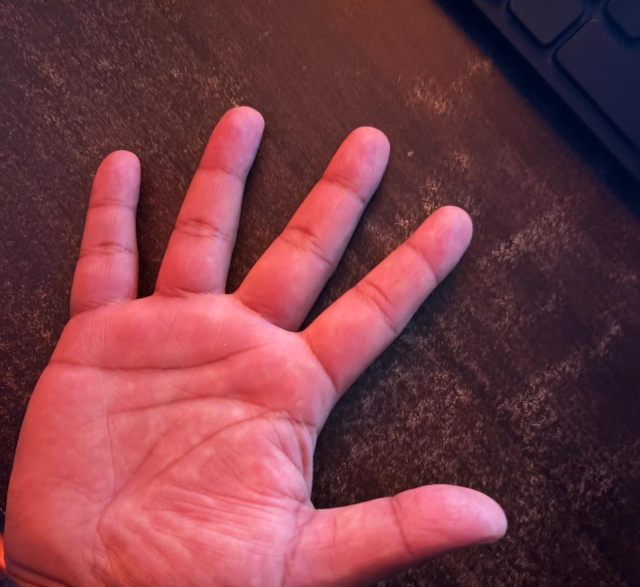
#> input picture dataset/person_1/p1_palm12.jpeg, 1280 x 1173 px (shown at 1/2 size); its folder holds only this picture in this run
$ jupyter execute --allow-errors test.ipynb
#> lines starting #> are read from the running program, lines starting #| are printed output that depends on the picture; after the words box and inside, x2 and y2 are one past the last pixel; in counts of white or black regions, pixels touching at a corner belong together
#> further down, img is the input picture: shape (1173, 1280, 3); mean B, G, R 69.7, 60, 120.3
[cell 1]
import os
import cv2
import numpy as np
import matplotlib.pyplot as plt

from sklearn.model_selection import train_test_split
from tensorflow.keras.utils import to_categorical
from tensorflow.keras.models import Sequential
from tensorflow.keras.layers import Conv2D, MaxPooling2D, Dense, Flatten, Dropout, BatchNormalization
from tensorflow.keras.preprocessing.image import ImageDataGenerator
from tensorflow.keras.optimizers import Adam

[cell 2]
DATASET_PATH = "dataset"   # dataset/person_name/image.jpg
IMG_SIZE = 128
BATCH_SIZE = 16
EPOCHS = 25

[cell 3]
def preprocess_palm_image(img, IMG_SIZE=128, debug=False):
    # 1. Resize large images (stability)
#> called with IMG_SIZE = 128, debug = True
    img = cv2.resize(img, (512, 512))
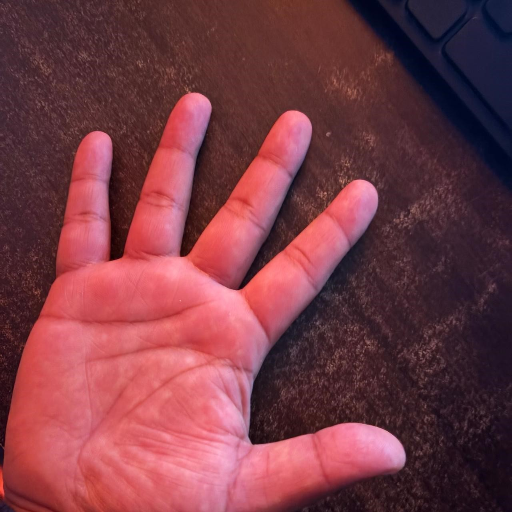
#> img: shape (512, 512, 3); mean of channels 0, 1, 2 69.6, 59.9, 120.2; drawn as B, G, R

    # 2. Convert to grayscale
    gray = cv2.cvtColor(img, cv2.COLOR_BGR2GRAY)
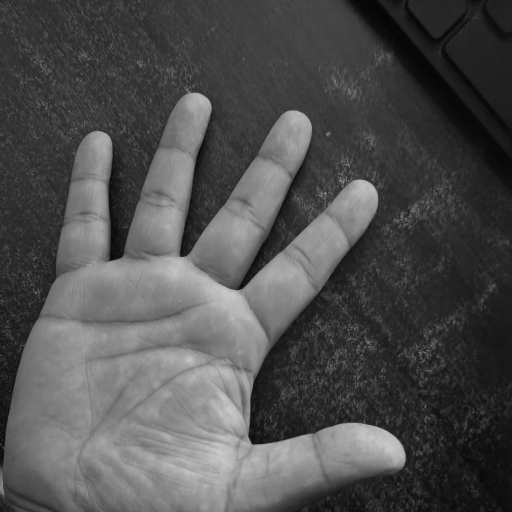
#> gray: shape (512, 512); min 5, max 205, mean 79.1

    # 3. Noise removal
    blurred = cv2.GaussianBlur(gray, (5, 5), 0)

    # 4. Otsu thresholding
    _, thresh = cv2.threshold(
        blurred, 0, 255, cv2.THRESH_BINARY + cv2.THRESH_OTSU
    )
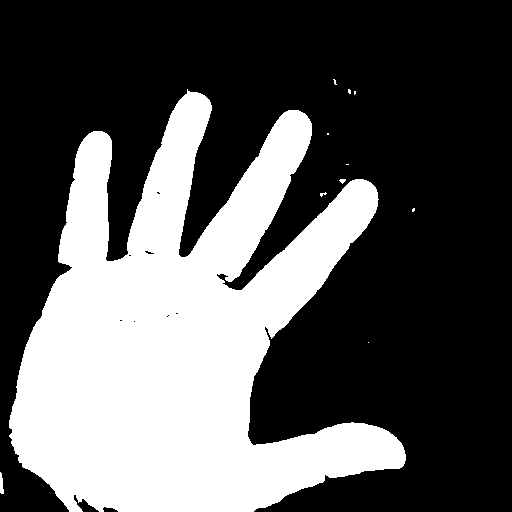
#> thresh: shape (512, 512); 34.9% white; 11 white regions (8 under 20 px), largest, box (x1, y1, x2, y2) and area: (9, 89, 406, 512) 91418, (0, 472, 4, 494) 63, (339, 179, 346, 184) 22

    # 5. Morphological cleanup
    kernel = cv2.getStructuringElement(cv2.MORPH_ELLIPSE, (5, 5))
    thresh = cv2.morphologyEx(thresh, cv2.MORPH_CLOSE, kernel, iterations=2)
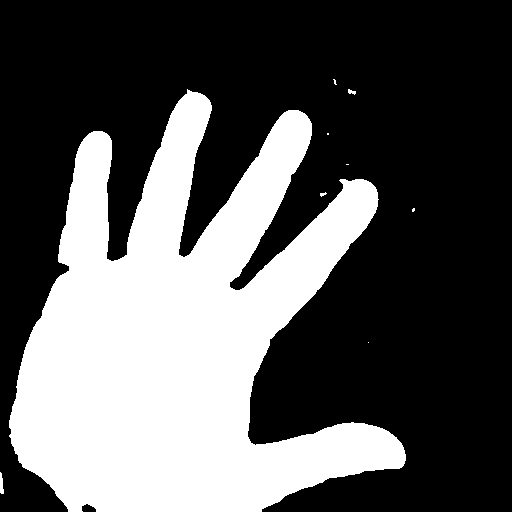
#> thresh: shape (512, 512); 35.1% white; 9 white regions (6 under 20 px)

    # 6. Find contours (hand region)
    contours, _ = cv2.findContours(
        thresh, cv2.RETR_EXTERNAL, cv2.CHAIN_APPROX_SIMPLE
    )
#> contours = 9 contours, 7 with area under 20; largest, box (x1, y1, x2, y2) and area: (9, 89, 406, 512) 90714, (0, 472, 4, 494) 40

    if len(contours) == 0:
        return None

    largest = max(contours, key=cv2.contourArea)
#> largest = contour of 1034 points, box (x1, y1, x2, y2) (9, 89, 406, 512), area 90714
    x, y, w, h = cv2.boundingRect(largest)
#> x = 9; y = 89; w = 397; h = 423

    # 7. Crop ROI
    roi = gray[y:y+h, x:x+w]
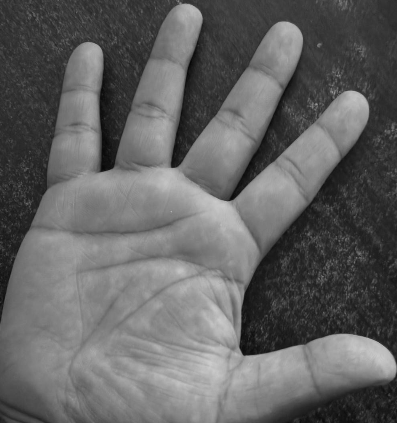
#> roi: shape (423, 397); min 7, max 205, mean 99

    # 8. CLAHE enhancement
    clahe = cv2.createCLAHE(clipLimit=2.0, tileGridSize=(8, 8))
    enhanced = clahe.apply(roi)
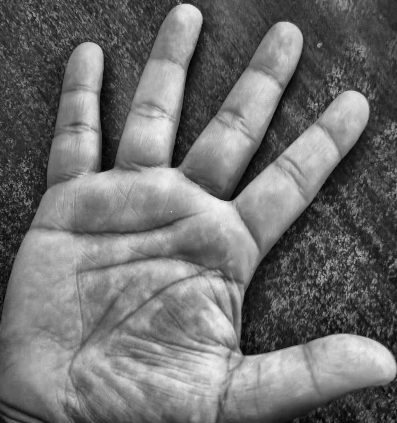
#> enhanced: shape (423, 397); min 3, max 242, mean 111.8

    # 9. Resize & normalize
    resized = cv2.resize(enhanced, (IMG_SIZE, IMG_SIZE))
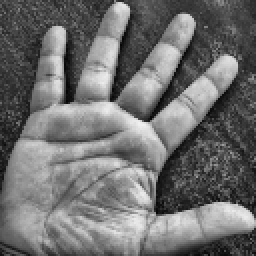
#> resized: shape (128, 128) (shown 2 times larger); min 4, max 241, mean 111.7
    normalized = resized / 255.0

    if debug:
        return gray, thresh, roi, enhanced, resized

    return normalized.reshape(IMG_SIZE, IMG_SIZE, 1)

[cell 4]
sample_class = os.listdir(DATASET_PATH)[0]
sample_img_path = os.path.join(DATASET_PATH, sample_class, os.listdir(os.path.join(DATASET_PATH, sample_class))[0])
img = cv2.imread(sample_img_path)

gray, thresh, roi, enhanced, resized = preprocess_palm_image(img, debug=True)

titles = ["Grayscale", "Threshold", "ROI", "CLAHE", "Final"]
images = [gray, thresh, roi, enhanced, resized]

plt.figure(figsize=(15,3))
for i in range(5):
    plt.subplot(1,5,i+1)
    plt.imshow(images[i], cmap="gray")
    plt.title(titles[i])
    plt.axis("off")
plt.show()

[cell 5]
images = []
labels = []

class_names = sorted(os.listdir(DATASET_PATH))

for idx, person in enumerate(class_names):
    person_path = os.path.join(DATASET_PATH, person)

    for img_name in os.listdir(person_path):
        img_path = os.path.join(person_path, img_name)
        img = cv2.imread(img_path)

        processed = preprocess_palm_image(img, IMG_SIZE)
        if processed is None:
            continue

        images.append(processed)
        labels.append(idx)
#> pass 2 of the loop `for idx, person in enumerate(class_names):`:
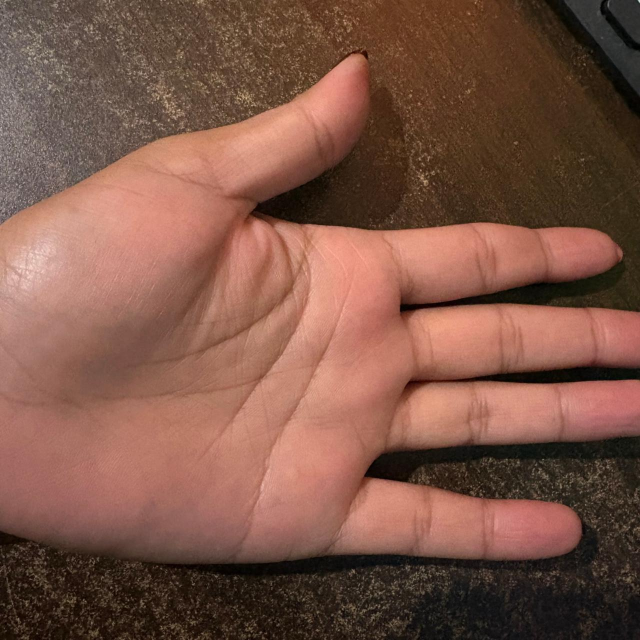
#> input picture dataset/person_2/p2_palm.jpeg, 1280 x 1280 px (shown at 1/2 size)
#> img is the input picture: shape (1280, 1280, 3); mean B, G, R 70.7, 85.3, 124.8
#> in preprocess_palm_image (call 3), `thresh = cv2.morphologyEx(thresh, cv2.MORPH_CLOSE, kernel, iterations=2)`:
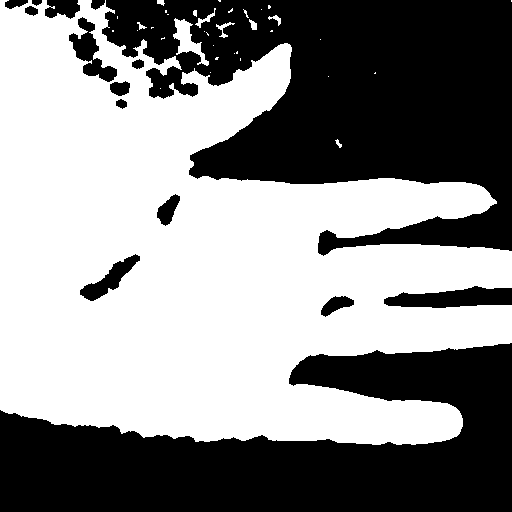
#> thresh: shape (512, 512); 54.7% white; 15 black regions
#> contours = 36 contours, 29 with area under 20; largest, box (x1, y1, x2, y2) and area: (0, 0, 512, 445) 144113, (173, 18, 209, 66) 559, (195, 8, 216, 28) 64, (216, 22, 235, 38) 53, (249, 19, 257, 30) 40, (268, 15, 281, 26) 36, (157, 0, 165, 6) 22
#> largest = contour of 1276 points, box (x1, y1, x2, y2) (0, 0, 512, 445), area 144113
#> x = 0; w = 512; h = 445
#> roi: shape (445, 512)
#> enhanced: shape (445, 512)
#> in preprocess_palm_image (call 3), `resized = cv2.resize(enhanced, (IMG_SIZE, IMG_SIZE))`:
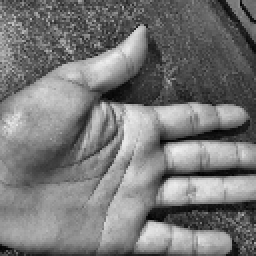
#> resized: shape (128, 128) (shown 2 times larger); min 2, max 238, mean 119
#> `img = cv2.cvtColor(img, cv2.COLOR_BGR2GRAY)`:
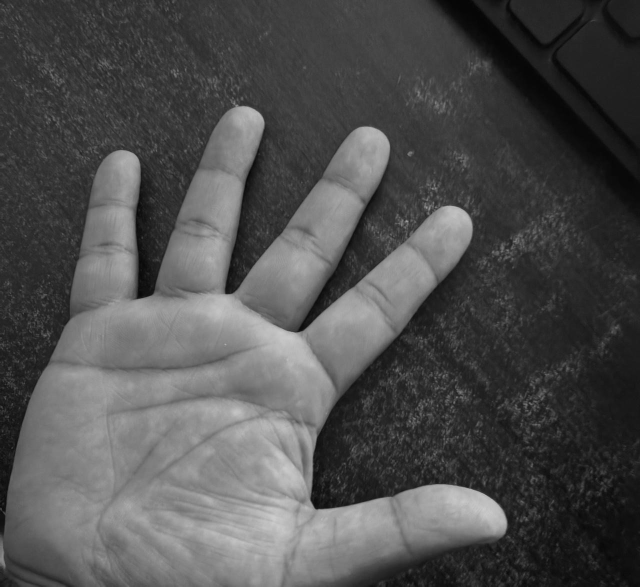
#> img: shape (1173, 1280) (shown at 1/2 size); min 3, max 206, mean 79.2
#> `img = cv2.resize(img, (IMG_SIZE, IMG_SIZE))`:
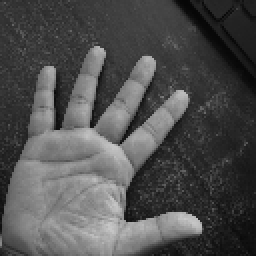
#> img: shape (128, 128) (shown 2 times larger); min 6, max 200, mean 79.1

images = np.array(images)
#> (the rest of this cell did not finish here and is left out)

#> (a cell that did not finish here is left out)

#> (a cell that did not finish here is left out)

#> (a cell that did not finish here is left out)

#> (a cell that did not finish here is left out)

#> (a cell that did not finish here is left out)

[cell 11]
from tensorflow.keras.models import Model

#> (the rest of this cell did not finish here and is left out)

[cell 12]
import pickle

reference_embeddings = {}
EMBEDDING_THRESHOLD = 1.2

#> (the rest of this cell did not finish here and is left out)
